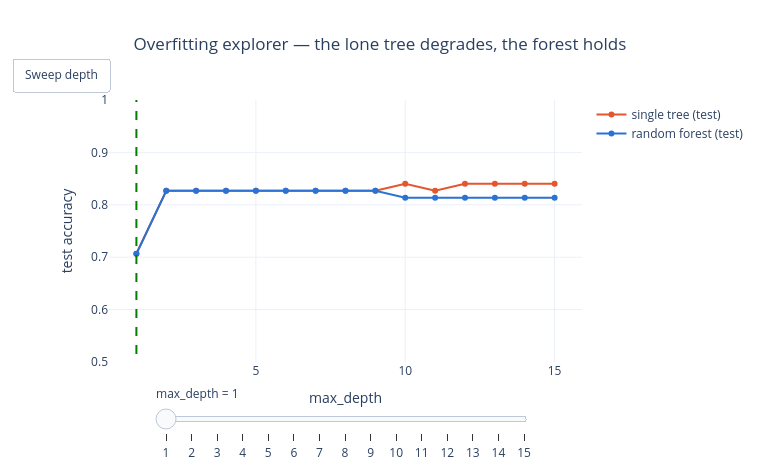

Source (notebook cell):
### Markdown cell above
**What to notice:** the boundary changes a lot from 1 → 8 trees, then **barely moves** past ~30. More trees never *hurt* a random forest — they just stop helping once the average has stabilised. That's why "use a few hundred trees" is a safe default.

#### 2. Overfitting explorer — single tree vs forest
This is the forest's version of a hyperparameter that "diverges": drag `max_depth` and watch the **single tree's** test accuracy peak and then **degrade** (overfitting), while the **forest** holds firm.

### Code cell
# Interactive: single tree vs forest test accuracy as depth grows
import plotly.graph_objects as go

d_axis = list(range(1, 16))
tree_acc = [accuracy(y_test, DecisionTree(max_depth=d).fit(X_train, y_train).predict(X_test)) for d in d_axis]
frst_acc = [accuracy(y_test, RandomForest(n_trees=50, max_depth=d, max_features="sqrt",
                                          random_state=0).fit(X_train, y_train).predict(X_test)) for d in d_axis]

base = [go.Scatter(x=d_axis, y=tree_acc, mode="lines+markers", name="single tree (test)",
                   line=dict(color="#e4572e")),
        go.Scatter(x=d_axis, y=frst_acc, mode="lines+markers", name="random forest (test)",
                   line=dict(color="#2a72d4"))]

frames = [go.Frame(data=base + [go.Scatter(x=[d, d], y=[0, 1], mode="lines",
                                           line=dict(color="green", dash="dash"), showlegend=False)],
                   name=str(d)) for d in d_axis]
fig_o = go.Figure(data=base + [go.Scatter(x=[d_axis[0], d_axis[0]], y=[0, 1], mode="lines",
                                          line=dict(color="green", dash="dash"), showlegend=False)],
                  frames=frames)
fig_o.update_layout(
    title=dict(text="Overfitting explorer — the lone tree degrades, the forest holds", x=0.5, xanchor="center"),
    xaxis_title="max_depth", yaxis_title="test accuracy",
    template="plotly_white", width=760, height=470, yaxis=dict(range=[0.5, 1.0]),
    updatemenus=[dict(type="buttons", x=0.0, y=1.16, showactive=False,
        buttons=[dict(label="Sweep depth", method="animate",
                      args=[None, dict(frame=dict(duration=500, redraw=True), fromcurrent=True)])])],
    sliders=[dict(active=0, currentvalue=dict(prefix="max_depth = "), x=0.1, len=0.8,
        steps=[dict(method="animate", label=str(d),
                    args=[[str(d)], dict(mode="immediate", frame=dict(duration=0, redraw=True))])
               for d in d_axis])],
)
fig_o.show()

### Figure 1 — Plotly figure (JSON) as saved in the notebook; plotly's stock layout.template omitted (floating-point values rounded to 4 significant figures)
{"data": [{"line": {"color": "#e4572e"}, "mode": "lines+markers", "name": "single tree (test)", "type": "scatter", "x": [1, 2, 3, 4, 5, 6, 7, 8, 9, 10, 11, 12, 13, 14, 15], "y": [0.7067, 0.8267, 0.8267, 0.8267, 0.8267, 0.8267, 0.8267, 0.8267, 0.8267, 0.84, 0.8267, 0.84, 0.84, 0.84, 0.84]}, {"line": {"color": "#2a72d4"}, "mode": "lines+markers", "name": "random forest (test)", "type": "scatter", "x": [1, 2, 3, 4, 5, 6, 7, 8, 9, 10, 11, 12, 13, 14, 15], "y": [0.7067, 0.8267, 0.8267, 0.8267, 0.8267, 0.8267, 0.8267, 0.8267, 0.8267, 0.8133, 0.8133, 0.8133, 0.8133, 0.8133, 0.8133]}, {"line": {"color": "green", "dash": "dash"}, "mode": "lines", "showlegend": false, "type": "scatter", "x": [1, 1], "y": [0, 1]}], "layout": {"height": 470, "sliders": [{"active": 0, "currentvalue": {"prefix": "max_depth = "}, "len": 0.8, "steps": [{"args": [["1"], {"frame": {"duration": 0, "redraw": true}, "mode": "immediate"}], "label": "1", "method": "animate"}, {"args": [["2"], {"frame": {"duration": 0, "redraw": true}, "mode": "immediate"}], "label": "2", "method": "animate"}, {"args": [["3"], {"frame": {"duration": 0, "redraw": true}, "mode": "immediate"}], "label": "3", "method": "animate"}, {"args": [["4"], {"frame": {"duration": 0, "redraw": true}, "mode": "immediate"}], "label": "4", "method": "animate"}, {"args": [["5"], {"frame": {"duration": 0, "redraw": true}, "mode": "immediate"}], "label": "5", "method": "animate"}, {"args": [["6"], {"frame": {"duration": 0, "redraw": true}, "mode": "immediate"}], "label": "6", "method": "animate"}, {"args": [["7"], {"frame": {"duration": 0, "redraw": true}, "mode": "immediate"}], "label": "7", "method": "animate"}, {"args": [["8"], {"frame": {"duration": 0, "redraw": true}, "mode": "immediate"}], "label": "8", "method": "animate"}, {"args": [["9"], {"frame": {"duration": 0, "redraw": true}, "mode": "immediate"}], "label": "9", "method": "animate"}, {"args": [["10"], {"frame": {"duration": 0, "redraw": true}, "mode": "immediate"}], "label": "10", "method": "animate"}, {"args": [["11"], {"frame": {"duration": 0, "redraw": true}, "mode": "immediate"}], "label": "11", "method": "animate"}, {"args": [["12"], {"frame": {"duration": 0, "redraw": true}, "mode": "immediate"}], "label": "12", "method": "animate"}, {"args": [["13"], {"frame": {"duration": 0, "redraw": true}, "mode": "immediate"}], "label": "13", "method": "animate"}, {"args": [["14"], {"frame": {"duration": 0, "redraw": true}, "mode": "immediate"}], "label": "14", "method": "animate"}, {"args": [["15"], {"frame": {"duration": 0, "redraw": true}, "mode": "immediate"}], "label": "15", "method": "animate"}], "x": 0.1}], "title": {"text": "Overfitting explorer — the lone tree degrades, the forest holds", "x": 0.5, "xanchor": "center"}, "updatemenus": [{"buttons": [{"args": [null, {"frame": {"duration": 500, "redraw": true}, "fromcurrent": true}], "label": "Sweep depth", "method": "animate"}], "showactive": false, "type": "buttons", "x": 0.0, "y": 1.16}], "width": 760, "xaxis": {"title": {"text": "max_depth"}}, "yaxis": {"range": [0.5, 1.0], "title": {"text": "test accuracy"}}}}
